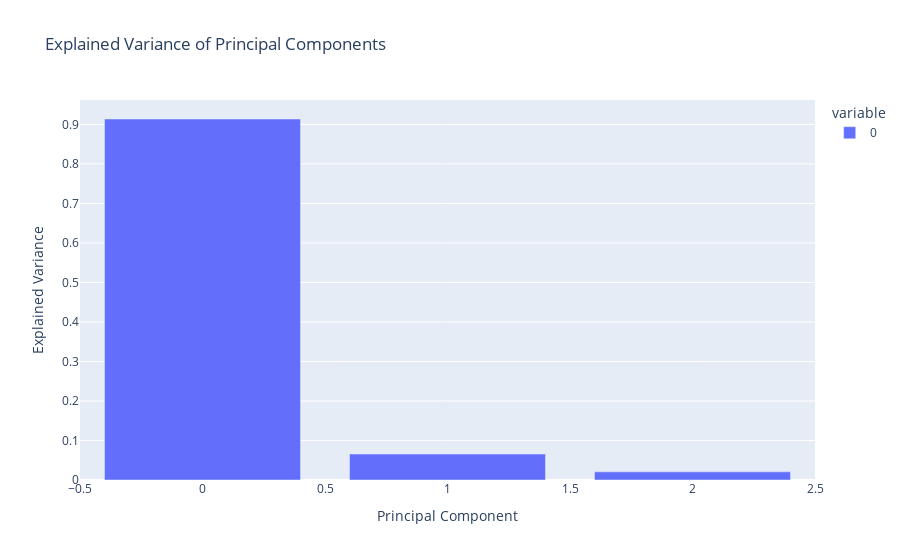

The notebook cell this image was saved under:
### Code cell
px.bar(selection_method_pca_2.explained_variance_ratio_, title="Explained Variance of Principal Components", labels={'index': 'Principal Component', 'value': 'Explained Variance'})

### Figure 1 — Plotly figure (JSON) as saved in the notebook; plotly's stock layout.template omitted (floating-point values rounded to 4 significant figures)
{"data": [{"alignmentgroup": "True", "hovertemplate": "variable=0<br>Principal Component=%{x}<br>Explained Variance=%{y}<extra></extra>", "legendgroup": "0", "marker": {"color": "#636efa", "pattern": {"shape": ""}}, "name": "0", "offsetgroup": "0", "orientation": "v", "showlegend": true, "textposition": "auto", "type": "bar", "x": [0, 1, 2], "xaxis": "x", "y": [0.9136, 0.06576, 0.02061], "yaxis": "y"}], "layout": {"autosize": true, "barmode": "relative", "legend": {"title": {"text": "variable"}, "tracegroupgap": 0}, "title": {"text": "Explained Variance of Principal Components"}, "xaxis": {"anchor": "y", "autorange": true, "domain": [0, 1], "range": [-0.5, 2.5], "title": {"text": "Principal Component"}, "type": "linear"}, "yaxis": {"anchor": "x", "autorange": true, "domain": [0, 1], "range": [0, 0.9617], "title": {"text": "Explained Variance"}, "type": "linear"}}}
